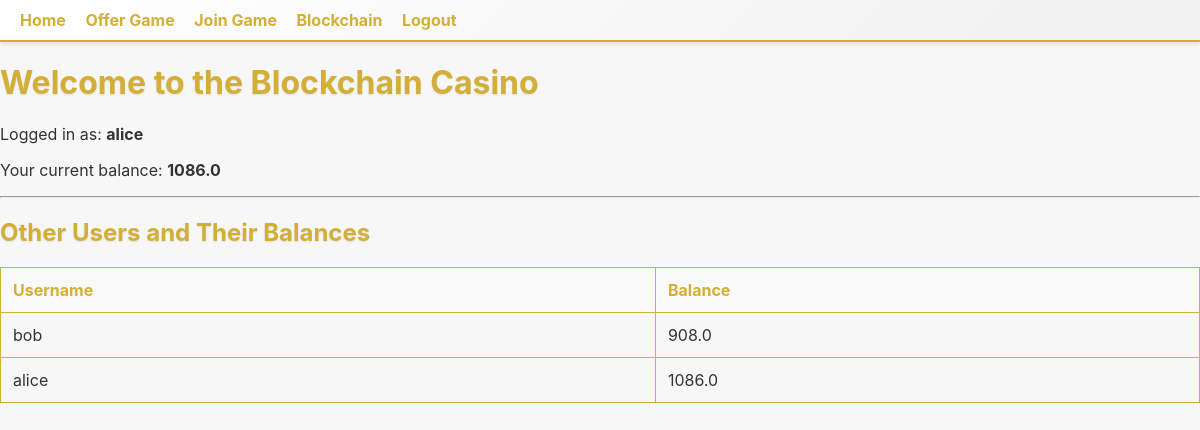
The page /index (signed in) on the database its author committed.
### app/models.py (models this page shows, shortened)
class User(UserMixin, db.Model):
    id = db.Column(db.Integer, primary_key=True)
    username = db.Column(db.String(64), unique=True, index=True)
    email = db.Column(db.String(120), unique=True, index=True)
    password_hash = db.Column(db.String(128))
    balance = db.Column(db.Float, default=1000)
    games_hosted = db.relationship('Game', foreign_keys='Game.host_id', backref='host', lazy='dynamic')
    games_joined = db.relationship('Game', foreign_keys='Game.client_id', backref='client', lazy='dynamic')

### app/main/views.py (the view)
@bp.route('/')
@bp.route('/index')
def index():
    if current_user.is_authenticated:
        users = User.query.all()
    else:
        users = []
    return render_template('index.html', title='Home', users=users)

### app/models.py (called while the page is built)
@login.user_loader
def load_user(id):
    return User.query.get(int(id))

### app/templates/index.html
{% extends "layout.html" %}
{% block content %}
  <h1>Welcome to the Blockchain Casino</h1>
  {% if current_user.is_authenticated %}
    <p>Logged in as: <strong>{{ current_user.username }}</strong></p>
    <p>Your current balance: <strong>{{ current_user.balance }}</strong></p>
  {% else %}
    <p>Please <a href="{{ url_for('main.login') }}">log in</a> or <a href="{{ url_for('main.register') }}">register</a>.</p>
  {% endif %}
  <hr>
  <h2>Other Users and Their Balances</h2>
  {% if users %}
    <table border="1" cellpadding="5">
      <tr>
        <th>Username</th>
        <th>Balance</th>
      </tr>
      {% for user in users %}
        <tr>
          <td>{{ user.username }}</td>
          <td>{{ user.balance }}</td>
        </tr>
      {% endfor %}
    </table>
  {% else %}
    <p>No other users found.</p>
  {% endif %}
{% endblock %}

### app/static/style.css (style rules this page uses)
body { background: #f7f7f7; color: #333; font-family: -apple-system, BlinkMacSystemFont, "Segoe UI", Roboto, Helvetica, Arial, sans-serif; margin: 0; padding: 0; }
h1, h2, h3 { color: #d4af37; text-shadow: 0 1px 2px rgba(0, 0, 0, 0.1); }
table { width: 100%; border-collapse: collapse; margin-top: 20px; }
table, th, td { border: 1px solid #d4af37; }
th, td { padding: 12px; text-align: left; }
th { background: #f9f9f9; color: #d4af37; }

### rows shown on the page
User: username "alice", balance "1086.0"
User: username "bob", balance "908.0"
